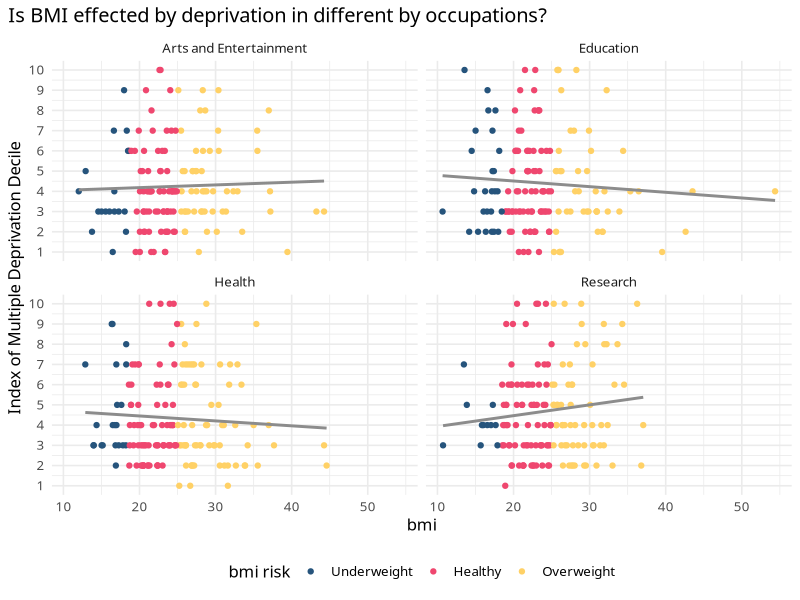
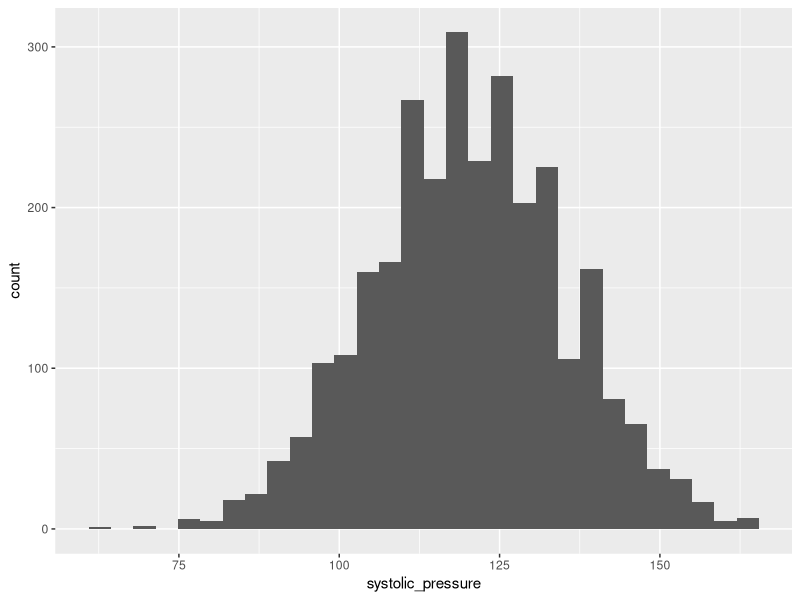
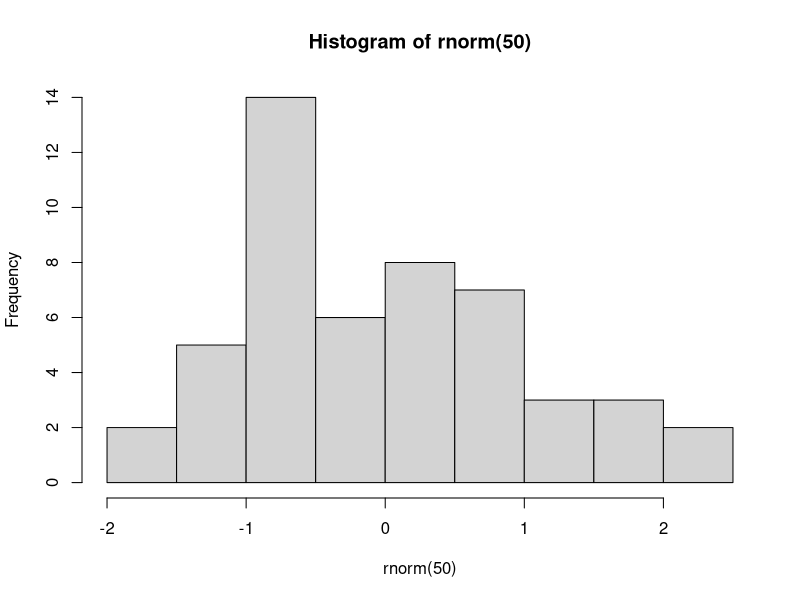
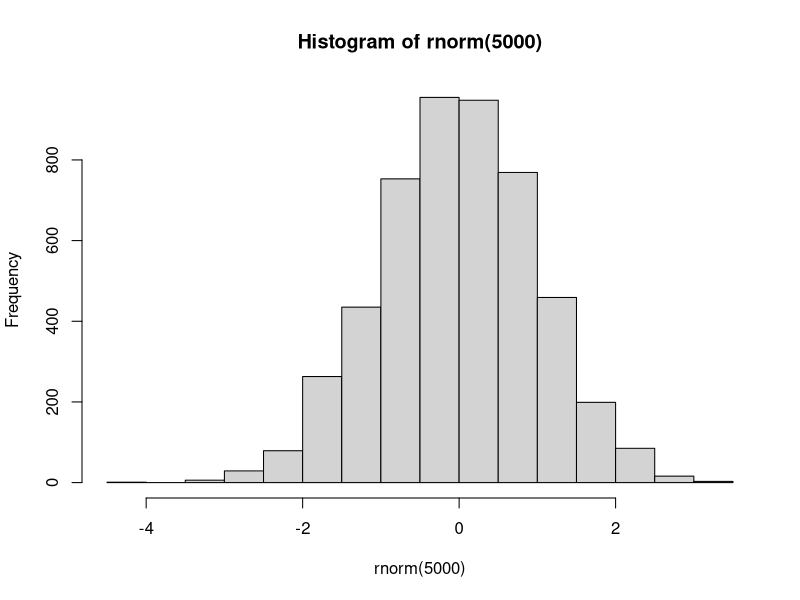
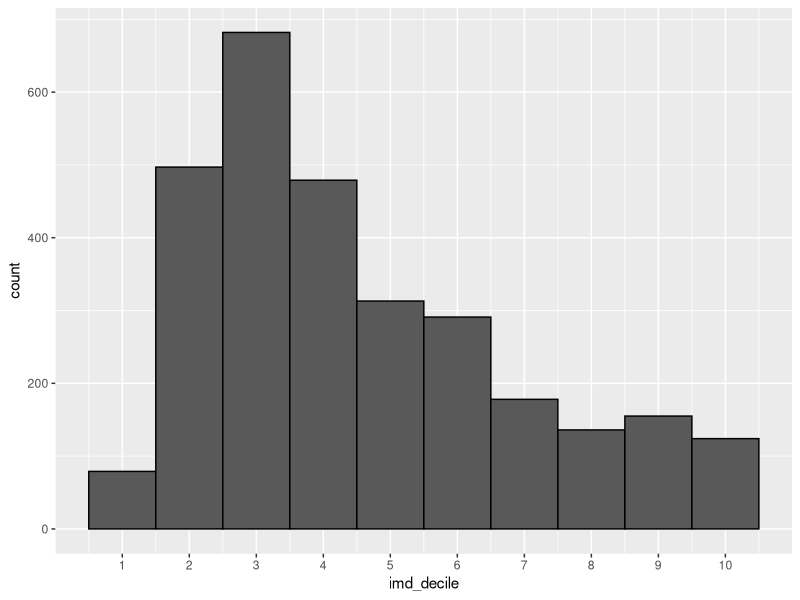
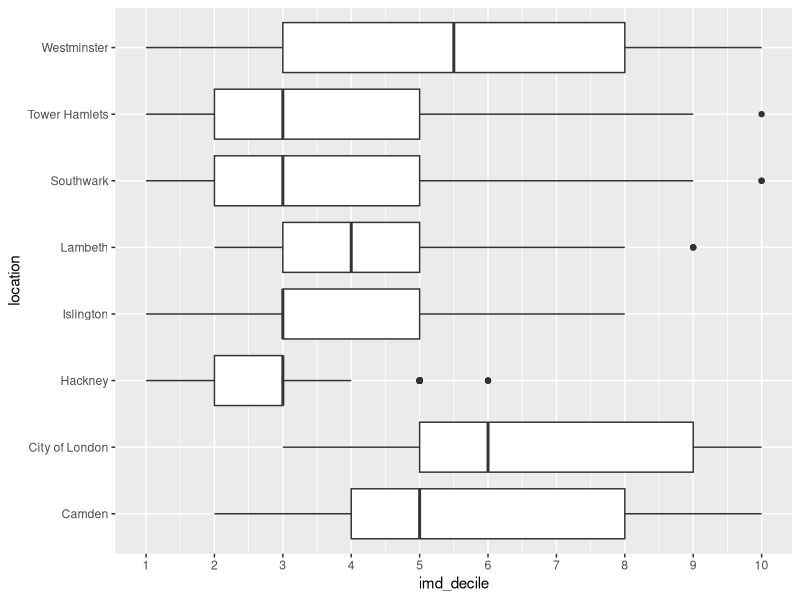
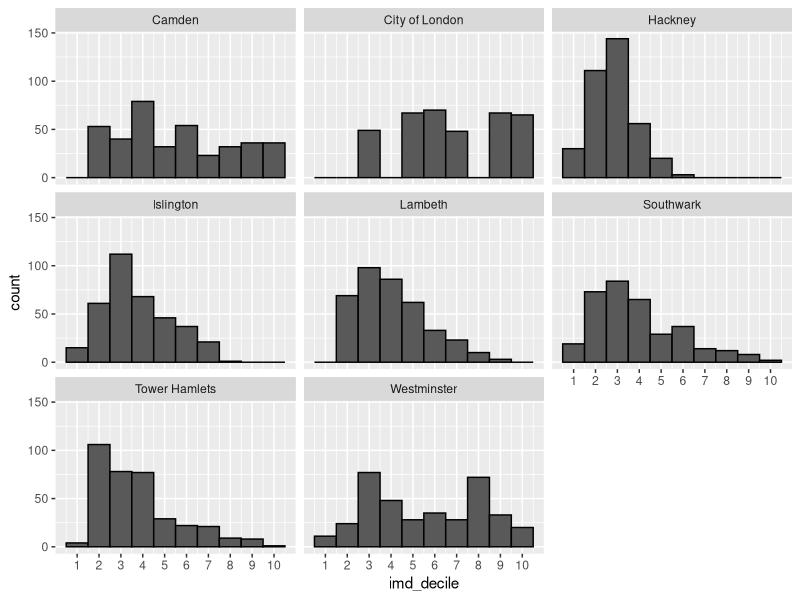
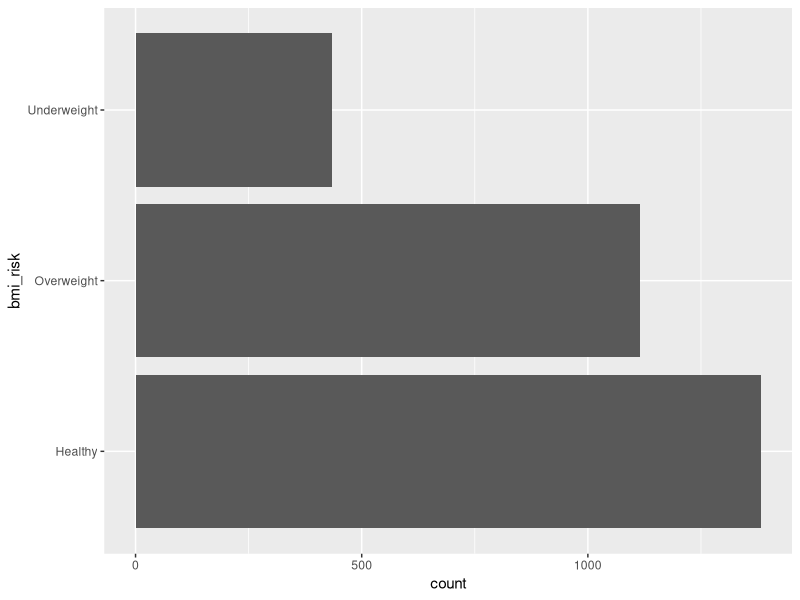

The R script that drew these images, in order:
## ---- chunk 1
# visualisation where we fix the occupation column
library(tidyverse)

health <- read_csv("resources/health_metrics_cleaned.csv")

health_occupation <- health %>%
  mutate(occupation = str_remove(occupation, "\\["),
         occupation = str_remove(occupation, "\\]")) %>%
  separate_longer_delim(occupation, delim = ",") %>%
  mutate(occupation = str_squish(occupation))

occupation_comp <- c("Arts and Entertainment", "Education", "Research", "Health")

final_plot <- health_occupation %>%
  mutate(bmi_risk = factor(bmi_risk, levels = c("Underweight", "Healthy", "Overweight"))) %>%
  filter(occupation %in% occupation_comp) %>%
  ggplot(aes(x = bmi, y = imd_decile)) +
  geom_point(aes(colour = bmi_risk)) +
  geom_smooth(method = "lm", se = FALSE, colour = "grey55") +
  facet_wrap(vars(occupation)) +
  scale_colour_manual(values = c('#26547c','#ef476f','#ffd166')) +
  scale_y_continuous(breaks = seq(1,10,1)) + 
  labs(title = "Is BMI effected by deprivation in different by occupations? ",
       y = "Index of Multiple Deprivation Decile", x = "bmi",
       colour = "bmi risk") +
  theme_minimal(base_size = 12, base_family = "Avenir") +
  theme(legend.position = "bottom",
        plot.title.position = "plot")
final_plot
## ---- chunk 2
ggplot(health, aes(x = systolic_pressure)) +
  geom_histogram()
## ---- chunk 3
hist(rnorm(50))
## ---- chunk 4
hist(rnorm(5000))
## ---- chunk 5
#| column: body-inset
#| layout-nrow: 2
#| out-width: '60%'

ggplot(health, aes(x=imd_decile)) +
  geom_histogram(bins = 10, colour = "black") +
  scale_x_continuous(breaks = 1:10)

ggplot(health, aes(x = imd_decile, y = location)) +
  geom_boxplot() +
  scale_x_continuous(breaks = 1:10)

ggplot(health, aes(x=imd_decile)) +
  geom_histogram(bins = 10, colour = "black") +
  scale_x_continuous(breaks = 1:10) +
  facet_wrap(~location)
## ---- chunk 6
#| column: body-inset
#| layout-nrow: 1
#| out-width: '70%'

# basic bar
ggplot(health, aes(y = bmi_risk)) +
  geom_bar()

# add sex to gain more insights
ggplot(health, aes(y = bmi_risk, fill = sex)) +
  geom_bar(position = "dodge")
## ---- chunk 7
health |>
  group_by(location) |>
  summarise(avg_imd_decile = mean(imd_decile, na.rm = TRUE))
## ---- chunk 8
# find average imd decile per location
health %>%
  group_by(location) %>%
  summarise(avg_imd_decile = mean(imd_decile, na.rm = TRUE)) %>%
  ggplot(aes(x = avg_imd_decile, y = fct_reorder(location, avg_imd_decile))) +
  geom_col() +
  labs(x = "Average IMD decile",
       y = "London boroughs")
## ---- chunk 9
# remove missing value for calculation
health_no_na <- na.omit(health)
# correlation matrix
corr_mat <- health_no_na %>%
  select(age, waist, hip, height_m:whr, imd_rank:imd_decile) %>%
  cor()
corr_mat
# optional heatmap
#heatmap(corr_mat, Rowv = NA, Colv = NA)

# scatterplots with lm
library(patchwork)

imd_r <- ggplot(health, aes(x = imd_rank, y = bmi)) +
  geom_point() +
  geom_smooth(method = "lm", se = F)

weight <- ggplot(health, aes(x = weight_kg, y = bmi)) +
  geom_point() +
  geom_smooth(method = "lm", se = F)

height <- ggplot(health, aes(x = height_m, y = bmi)) +
  geom_point() +
  geom_smooth(method = "lm", se = F)

whr <- ggplot(health, aes(x = whr, y = bmi)) +
  geom_point() +
  geom_smooth(method = "lm", se = F)

imd_r + weight + height + whr

## ---- chunk 10
final_plot
